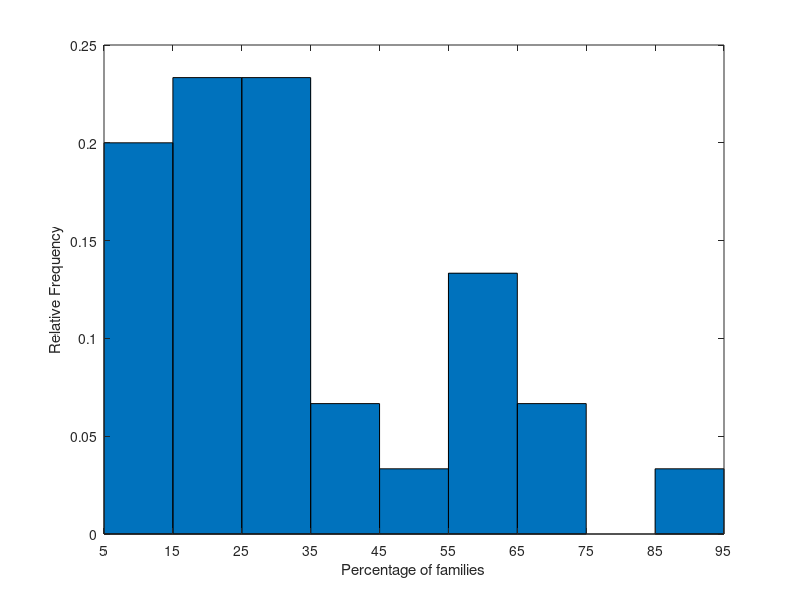

This figure's MATLAB source: (Note: this script raises an error after producing the figure.)
A=[72.2,31.9,26.5,29.1,27.3,8.6,22.3,26.5,20.4,12.8,25.1,19.2,24.1,58.2,68.1,89.2,55.1,9.4,14.5,13.9,20.7,17.9,8.5,55.4,38.1,54.2,21.5,26.2,59.1,43.3];
% A:存放數據之矩陣
fprintf("sample mean=%.5g\n",mean(A));
fprintf("sample median=%.5g\n",median(A));
numIntervals = 9;
% numInterval:預計將區間分成9等分，0-10,10-20...80-90
intervalWidth = 90/numIntervals;
% intervalWidth:因為想從0-90去區分成9分，所以寬度應為90/9
x = 5:intervalWidth:95;
% x:表示要標記的x軸的數字
ncount = histc(A,x);
% ncount:數了每個區間的數目，後用做raletive frequency計算
relativefreq = ncount/length(A);
bar(x+intervalWidth/2, relativefreq,1)
xlim([min(x) max(x)])
%histogram顯示的起點與終點是x的最小值和最大值
set(gca, 'xtick', x)
xlabel('Percentage of families')
ylabel('Relative Frequency')
fprintf("trimmed mean=%.5g\n", trimmean(A,20));
%課本裡的trim 10%是前後都剪掉10%，等同於減掉該函式的20%

